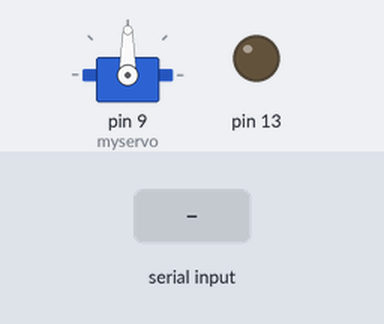
Simulated run of this sketch. Board: Arduino Uno, built with avr-gcc and run on an emulated ATmega328P. Shown: servo, output pins drawn as LEDs (lit = HIGH). Inputs (shaded band) come from the test bench.

Above: at 1.2 s.
1.3 s: "d" received over Serial
At 1.9 s:
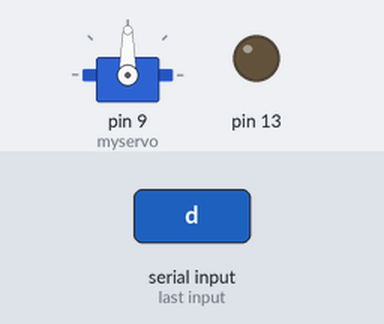
2.9 s: "o" received over Serial
At 3.6 s:
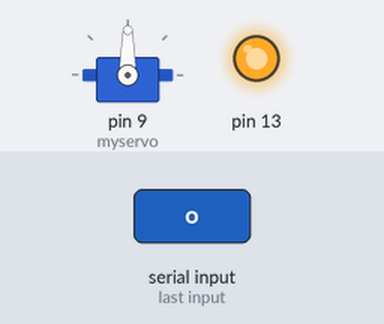
Timing chart, 0 to 7.4 s (numbered marks = the images above; inputs shaded):
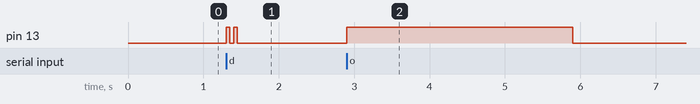

The sketch:

ServoMotor.ino
```cpp
#include <Servo.h>

Servo myservo;  // create servo object to control a servo
// twelve servo objects can be created on most boards

int pos = 0;    // variable to store the servo position
int waittime;
int ang_per_step;
int origin_ang = 90;
void setup() {
  myservo.attach(9);  // attaches the servo on pin 9 to the servo object
  pinMode(13,OUTPUT);
  Serial.begin(9600);
}

void xincrease(){
  int current_ang = myservo.read();
  if (current_ang > 180 - ang_per_step){
    myservo.write(180);
    delay(waittime);
  }else{
     myservo.write(current_ang + ang_per_step);
     delay(waittime);
  }
}

void xdecrease(){
  int current_ang = myservo.read();
  if (current_ang < 0 + ang_per_step){
    myservo.write(0);
    delay(waittime);
  }else{
     myservo.write(current_ang - ang_per_step);
     delay(waittime);
  }
}

void move_origin(){
  myservo.write(origin_ang);
  delay(3000);
}

void loop() {
  if(Serial.available()>0){
    char data = Serial.read();
  if (data == 'i'){ // increase servo angle
    digitalWrite(13,1);
    delay(100);
    digitalWrite(13,0);
    xincrease();
    Serial.end();
    Serial.begin(9600);
  }
  if (data == 'd'){ //decrease servo angle
    digitalWrite(13,1);
    delay(50);
    digitalWrite(13,0);
    delay(50);
    digitalWrite(13,1);
    delay(50);
    digitalWrite(13,0);
    xdecrease();
    Serial.end();
    Serial.begin(9600);
  }
  if (data == 'o'){ //back to origin angle
    digitalWrite(13,1);
    move_origin();
    digitalWrite(13,0);
    Serial.end();
    Serial.begin(9600);
  }
  if (data == '2'){
    digitalWrite(13,1);
    delay(500);
    digitalWrite(13,0);
    Serial.end();
    Serial.begin(9600);
  }
}
}
```

Measured:
- after the input at 1.3 s, pin 13: alternates HIGH for 0.05 s and LOW for 0.05 s, 4 changes in all, then stays LOW, starting at once
- after the input at 2.9 s, pin 13: LOW → HIGH at once, → LOW 3.0 s later
